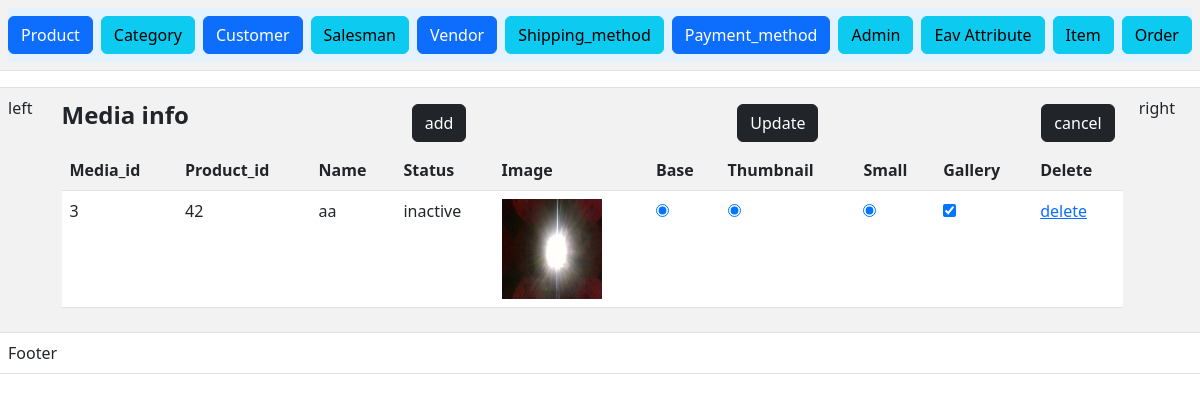
/index.php?c=product_media&a=grid&id=42, run on the app's committed database.
### tables this page shows
CREATE TABLE `media` (
  `media_id` int(11) NOT NULL,
  `product_id` varchar(255) NOT NULL,
  `name` varchar(255) NOT NULL,
  `status` tinyint(4) NOT NULL,
  `image` varchar(255) DEFAULT NULL,
  `base` tinyint(4) NOT NULL,
  `thumbnail` tinyint(4) NOT NULL,
  `small` tinyint(4) NOT NULL,
  `gallery` tinyint(4) NOT NULL,
  `created_at` date NOT NULL
);

### Block/Core/Template.php (called while the page is built, shortened)
<?php
class Block_Core_Template extends Model_Core_View
{
	protected $children = [];
	public function getChildren()
	{
		return $this->children;
	}
	public function addChild($key,$value)
	{
		$this->children[$key] = $value;
		return $this;
	}
}
?>

### Model/Core/View.php (called while the page is built, shortened)
<?php
class Model_Core_View
{
	protected $template = null;
	public function setTemplate($template)
	{
		$this->template = $template;
		return $this;
	}
	public function getTemplate()
	{
		return $this->template;
	}
	public function render()
	{
		require "View".DS.$this->getTemplate();
	}
	public function getUrl($controller=null,$action=null,$params=[],$resetParams=false)
	{
		return Ccc::getModel('Core_Url')->getUrl($controller,$action,$params,$resetParams);
	}
}

### Controller/Product/Media.php (called while the page is built, shortened)
<?php
class Controller_Product_Media extends Controller_Core_Action
{
	public function gridAction()
	{
		try {
			$layout = $this->getLayout();
			$grid = $layout->createBlock('Product_Media_Grid');
			$medias = $grid->getMedias();
			if ($medias) {
			$medias = $grid->getMedias()->getData();
			}
			$layout->getChild('content')->addChild('grid',$grid);
			$layout->render();
		} catch (Exception $e) {
			$this->getMessage()->addMessage($e->getMessage(), Model_Core_Message::FAILURE);
		}
	}
}
?>

### index.php (called while the page is built, shortened)
<?php
spl_autoload_register(function ($className) {
    $classPath = str_replace('_', '/', $className);
});
class Ccc{
	public static function init()
	{
		$front = new Controller_Core_Front();
		$front->init();
	}
	public static function getModel($className){
		return new $className();
	}
}
Ccc::init();
?>

### Model/Core/Url.php (called while the page is built, shortened)
<?php
class Model_Core_Url
{
	public function getUrl($controller = null,$action = null,$params = [], $reset  = false)
	{
	   $request = new Model_Core_Request();
	   $final = $request->getParam();
	   if ($reset) {
	   	$final = [];
	   }
	   if ($controller) {
	   		$final['c'] = $controller;
	   }
	   else{
	   		$final['c'] =$request->getControllerName();
	   }
	   if ($action) {
	   	   $final['a'] = $action;
	   }
	   else{
	   	   $final['a'] = $request->getActionName();
	   }
	   if ($params) {
	   	   $final = array_merge($final,$params);
	   }
	   $queryString = http_build_query($final);
	   $requestUri = trim($_SERVER['REQUEST_URI'],$_SERVER['QUERY_STRING']);
	   $url = $_SERVER['REQUEST_SCHEME'].'://'. $_SERVER['HTTP_HOST'].$requestUri.$queryString;
	   return $url;
	}
}

### Model/Core/Request.php (called while the page is built, shortened)
<?php
class Model_Core_Request{
	public function getParam($key = null, $value = null){
		if ($key == null) {
			return $_GET;
		}
		if (array_key_exists($key,$_GET)) {
			return $_GET[$key];
		}
		  return $value;
	}
}

### Block/Product/Media/Grid.php (called while the page is built, shortened)
<?php
class Block_Product_Media_Grid extends Block_Core_Template
{
	public function getMedias()
	{
		$productId = Ccc::getModel('Core_Request')->getParam('id');
		$query = "SELECT * FROM `media` WHERE `product_id` = {$productId}";
		$medias = Ccc::getModel('Product_Media')->fetchAll($query);
		return $medias;
	}
}
?>

### Model/Core/Table/Resource.php (called while the page is built, shortened)
<?php
class Model_Core_Table_Resource
{
	public function setResourceName($resourceName){
		return $this;
	}
	public function setPrimaryKey($primaryKey){
		return $this;
	}
	public function getAdapter(){
		$adapter = new Model_Core_Adapter();
		return $adapter;
	}
	public function fetchAll($query){
		$result = $this->getAdapter()->fetchAll($query);
		return $result;
	}
}
?>

### Model/Core/Table.php (called while the page is built, shortened)
<?php
class Model_Core_Table
{
	protected $data = [];
	protected $resource = null;
	protected $collection = null;
	public function setResource($resource)
	{
		$this->resource = $resource;
		return $this;
	}
	public function getResource()
	{
		if ($this->resource) {
			return $this->resource;
		}
		$resource = new ($this->resourceClass)();
		return $resource;
	}
	public function setCollection($collection)
	{
		$this->collection = $collection;
		return $this;
	}
	public function getCollection()
	{
		if ($this->collection) {
			return $this->collection;
		}
		$collection = new ($this->collectionClass)();
		return $collection;
	}
	public function __get($key)
	{
		if (array_key_exists($key, $this->data)) {
			return $this->data[$key];
		}
		return null;
	}
	public function setData(array $data)
	{
		$this->data =array_merge($this->data,$data) ;
		return $this;
	}
	public function fetchAll($query)
	{
		$result = $this->getResource()->fetchAll($query);
		$collection = $this->getCollection()->setData($result);
		return $collection;
	}
}

### Model/Core/Adapter.php (called while the page is built, shortened)
<?php
class Model_Core_Adapter
{
	public $config = [
		'host' => 'localhost',
		'username' => 'root',
		'password' => '',
		'dbname' => 'newmvc-akshayFultariya',
	];
	public function connect(){
		$connect = mysqli_connect(
			$this->config['host'],
			$this->config['username'],
			$this->config['password'],
			$this->config['dbname']
		);
		return $connect;
	}
	public function fetchAll($query){
		$connect = $this->connect();
		$result = mysqli_query($connect,$query);
			return $result->fetch_all(MYSQLI_ASSOC);
	}
}

### Model/Core/Table/Collection.php (called while the page is built, shortened)
<?php
class Model_Core_Table_Collection
{
	protected $data = [];
	public function setData(array $data)
	{
		$this->data =array_merge($this->data,$data) ;
		return $this;
	}
	public function getData()
	{
		return $this->data;
	}
}
?>

### Model/Product/Media/Resource.php (called while the page is built, shortened)
<?php
class Model_Product_Media_Resource extends Model_Core_Table_Resource
{
	public function getStatusOptions()
	{
		return [
			self::STATUS_ACTIVE => self::STATUS_ACTIVE_LBL,
			self::STATUS_INACTIVE => self::STATUS_INACTIVE_LBL
		];
	}
}

### Model/Product/Media.php (called while the page is built, shortened)
<?php
class Model_Product_Media extends Model_Core_Table
{
    public function getStatusText()
    {
        $statuses = $this->getResource()->getStatusOptions();
        if (array_key_exists($this->status, $statuses))
        {
            return $statuses[$this->status];
        }
        return $statuses[Model_Product_Media_Resource::STATUS_DEFAULT];
    }
}
?>

### View/product/media/grid.phtml (the view)
<?php
$medias = $this->getMedias();
?>
<form action="<?php echo $this->getUrl('product_media','save'); ?>" method="POST">
<div class="d-flex align-items-center justify-content-sm-between">
		<p class="fw-bolder fs-4">Media info</p>
		<div class="m-2 mx-2"><a class="btn btn-dark pull-right" href="<?php echo $this->getUrl('product_media','add', []);?>">add</a></div>
			<button class="btn btn-dark ms-5" name="submit" value="update">Update</button>
			<div class="m-2 mx-2"><a class="btn btn-dark pull-right" href="<?php echo $this->getUrl('product','grid', [], true);?>">cancel</a></div>
		</div>
<table class="table table-striped">
	<tr>
		<th>Media_id</th>
		<th>Product_id</th>
		<th>Name</th>
		<th>Status</th>
		<th>Image</th>
		<th>Base</th>
		<th>Thumbnail</th>
		<th>Small</th>
		<th>Gallery</th>
		<th>Delete</th>
	</tr>
	<?php
	if (!$medias) {
		echo "No media available";
	}
	else {
?>
	<?php foreach($medias->getData() as $media): ?>
	<tr>
		<td><?php echo $media->media_id ; ?></td>
		<td><?php echo $media->product_id ; ?></td>
		<td><?php echo $media->name ; ?></td>
		<td><?php echo $media->getStatusText($media->status); ?>
		</td>
		<td><img src="View/product/media/upload/<?php echo $media->image ; ?>" height= "100" width="100"></td>
		<td><input type="radio" name="base" value="<?php echo $media->media_id ;?>"
			<?php if ($media->base != '0') {
				echo "checked";
			}
		 	?>></td>
		<td><input type="radio" name="thumbnail" value="<?php echo $media->media_id ;?>"
			<?php if ($media->thumbnail != '0') {
				echo "checked";
			}
		 	?>></td>
		<td><input type="radio" name="small" value="<?php echo $media->media_id ;?>"
			<?php if ($media->small != '0') {
				echo "checked";
			}
		 	?>></td>
		<td><input type="checkbox" name="gallery[]" value="<?php echo $media->media_id ;?>"
			<?php if ($media->gallery != '0') {
				echo "checked";
			}
		 	?>></td>
		<td><a href="<?php echo $this->getUrl('product_media','delete', ['id' => $media->product_id, 'media_id' => $media->media_id], true); ?>">delete</a></td>
	</tr>
	<?php endforeach;
}
	?>
</table>
</form>
</body>
</html>

### View/html/Content/content.phtml
<?php
$children = $this->getChildren();
foreach ($children as $key => $child) {
	$child->render();
}
?>

### data on the page
media: media_id "3", product "42", name "aa", status "inactive", image (picture), base "☑", thumbnail "☑", small "☑", gallery "☑"
